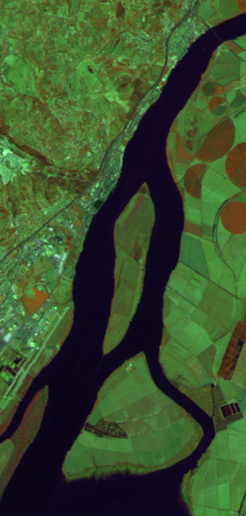
#> input picture PI_proj2/PI_proj2/lsat01.tif, 246 x 516 px
$ python fc50387_2_ex1.py   (older library calls are emulated)
#> lines starting #> are read from the running program, lines starting #| are printed output that depends on the picture
# -*- coding: utf-8 -*-
"""

@author: Guilherme Rodrigues Gomes Martinez
fc50387
"""

"""Projeto 2 ex1"""
from skimage.morphology import disk, rectangle, erosion, dilation, opening, closing, local_minima, local_maxima, watershed, binary_erosion, binary_dilation, binary_opening, binary_closing
from imageio import imread, imwrite
from scipy import ndimage
import matplotlib.pyplot as plt
import numpy as np
from copy import deepcopy
plt.close('all')

Img1 = imread('lsat01.tif')
#> Img1 is the input picture: shape (516, 246, 3); mean R, G, B 58.5, 81.4, 45
#imagem com 3 bandas, converter para apenas uma com a media
Img1 = np.uint(Img1[:,:,0]/3 +Img1[:,:,1]/3 + Img1[:,:,2]/3)
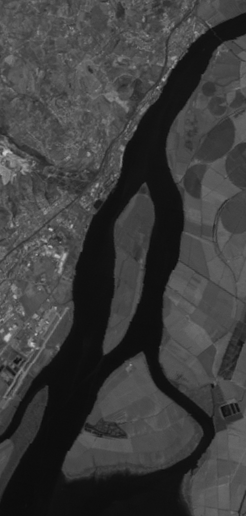
#> Img1: shape (516, 246) uint64; min 11, max 202, mean 61.3

d = 3
se = rectangle(d,d)

#Transformação da imagem em imagem binária
aux = 20
Img2 = np.zeros(Img1.shape)
Img2[Img1>aux] = 0
Img2[Img1<aux] = 1

#operaçóes morfologicas binarias para ter uma representação da linha do rio
ope = binary_opening(Img2, se)

clo = binary_closing(ope,se)


#funcçao da reconstruçao dual
def reconstrucao_dual(mask, marker):
    a = 1
    ee = rectangle(3,3)
    while a!=0:
        E = erosion(marker,ee)
        R = np.maximum(mask.astype(float), E.astype(float))
        a = np.count_nonzero(marker!=R)
        marker = deepcopy(R)
    return R

Dist = ndimage.distance_transform_edt(clo==1)

Dist1 = Dist + 1

r_d_dist = reconstrucao_dual(Dist, Dist1)

#minimo regionak que vai ser usado como marker
minimo_reg = r_d_dist - Dist


#definir o marker
markers, n= ndimage.label(minimo_reg)

#watershed da imagem
Ws = watershed(clo, markers, mask = np.ones(clo.shape))
d = 1
ee = disk(d)
#linha que representa a linha media do rio/linha interior
Lint = Ws- erosion(Ws, ee)
#Lext = dilation(Ws,ee)- Ws
#bacia = np.logical_or(Lint,Lext)

#Imagem final do rio representado com a linha média
Imgf = clo + Lint

plt.figure(figsize=(12,10))
a = plt.subplot(121); plt.imshow(clo, 'gray');plt.axis('off');
b = plt.subplot(122); plt.imshow(Imgf, 'gray');plt.axis('off');

a.title.set_text('Imagem binaria do rio')
b.title.set_text('Imagem do rio com a linha média')
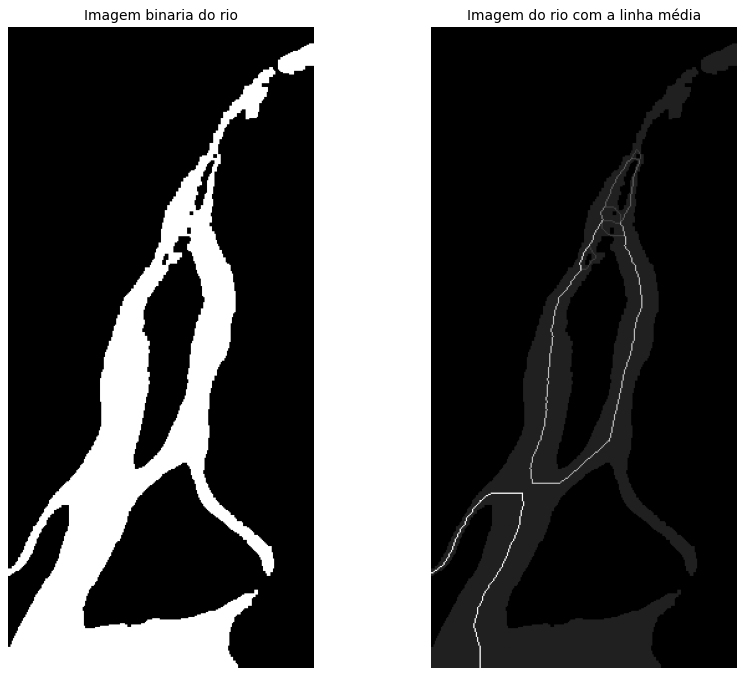
#> figure drawn by matplotlib, 2 panels
